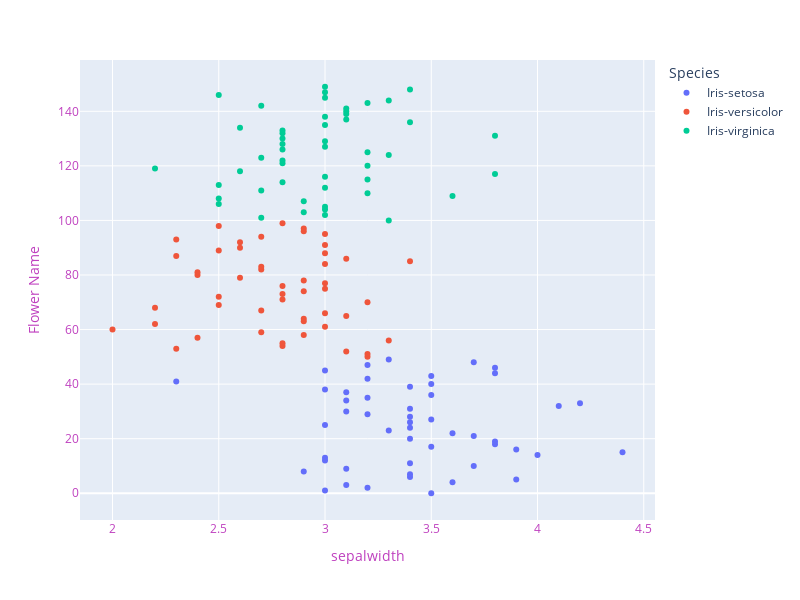

Notebook code cell kept with this figure:
### Code cell
fig = px.scatter(data_frame=iris, x='SepalWidthCm',color='Species')
fig.update_layout(width=800, height=600,
                  xaxis=dict(title='sepalwidth',color="#BF40BF"),
                 yaxis=dict(title="Flower Name",color="#BF40BF"))
fig.show()

### Figure 1 — Plotly figure (JSON) as saved in the notebook; plotly's stock layout.template omitted (floating-point values rounded to 4 significant figures)
{"data": [{"hovertemplate": "Species=Iris-setosa<br>SepalWidthCm=%{x}<br>index=%{y}<extra></extra>", "legendgroup": "Iris-setosa", "marker": {"color": "#636efa", "symbol": "circle"}, "mode": "markers", "name": "Iris-setosa", "orientation": "h", "showlegend": true, "type": "scatter", "x": [3.5, 3, 3.2, 3.1, 3.6, 3.9, 3.4, 3.4, 2.9, 3.1, 3.7, 3.4, 3, 3, 4, 4.4, 3.9, 3.5, 3.8, 3.8, 3.4, 3.7, 3.6, 3.3, 3.4, 3, 3.4, 3.5, 3.4, 3.2, 3.1, 3.4, 4.1, 4.2, 3.1, 3.2, 3.5, 3.1, 3, 3.4, 3.5, 2.3, 3.2, 3.5, 3.8, 3, 3.8, 3.2, 3.7, 3.3], "xaxis": "x", "y": [0, 1, 2, 3, 4, 5, 6, 7, 8, 9, 10, 11, 12, 13, 14, 15, 16, 17, 18, 19, 20, 21, 22, 23, 24, 25, 26, 27, 28, 29, 30, 31, 32, 33, 34, 35, 36, 37, 38, 39, 40, 41, 42, 43, 44, 45, 46, 47, 48, 49], "yaxis": "y"}, {"hovertemplate": "Species=Iris-versicolor<br>SepalWidthCm=%{x}<br>index=%{y}<extra></extra>", "legendgroup": "Iris-versicolor", "marker": {"color": "#EF553B", "symbol": "circle"}, "mode": "markers", "name": "Iris-versicolor", "orientation": "h", "showlegend": true, "type": "scatter", "x": [3.2, 3.2, 3.1, 2.3, 2.8, 2.8, 3.3, 2.4, 2.9, 2.7, 2, 3, 2.2, 2.9, 2.9, 3.1, 3, 2.7, 2.2, 2.5, 3.2, 2.8, 2.5, 2.8, 2.9, 3, 2.8, 3, 2.9, 2.6, 2.4, 2.4, 2.7, 2.7, 3, 3.4, 3.1, 2.3, 3, 2.5, 2.6, 3, 2.6, 2.3, 2.7, 3, 2.9, 2.9, 2.5, 2.8], "xaxis": "x", "y": [50, 51, 52, 53, 54, 55, 56, 57, 58, 59, 60, 61, 62, 63, 64, 65, 66, 67, 68, 69, 70, 71, 72, 73, 74, 75, 76, 77, 78, 79, 80, 81, 82, 83, 84, 85, 86, 87, 88, 89, 90, 91, 92, 93, 94, 95, 96, 97, 98, 99], "yaxis": "y"}, {"hovertemplate": "Species=Iris-virginica<br>SepalWidthCm=%{x}<br>index=%{y}<extra></extra>", "legendgroup": "Iris-virginica", "marker": {"color": "#00cc96", "symbol": "circle"}, "mode": "markers", "name": "Iris-virginica", "orientation": "h", "showlegend": true, "type": "scatter", "x": [3.3, 2.7, 3, 2.9, 3, 3, 2.5, 2.9, 2.5, 3.6, 3.2, 2.7, 3, 2.5, 2.8, 3.2, 3, 3.8, 2.6, 2.2, 3.2, 2.8, 2.8, 2.7, 3.3, 3.2, 2.8, 3, 2.8, 3, 2.8, 3.8, 2.8, 2.8, 2.6, 3, 3.4, 3.1, 3, 3.1, 3.1, 3.1, 2.7, 3.2, 3.3, 3, 2.5, 3, 3.4, 3], "xaxis": "x", "y": [100, 101, 102, 103, 104, 105, 106, 107, 108, 109, 110, 111, 112, 113, 114, 115, 116, 117, 118, 119, 120, 121, 122, 123, 124, 125, 126, 127, 128, 129, 130, 131, 132, 133, 134, 135, 136, 137, 138, 139, 140, 141, 142, 143, 144, 145, 146, 147, 148, 149], "yaxis": "y"}], "layout": {"height": 600, "legend": {"title": {"text": "Species"}, "tracegroupgap": 0}, "margin": {"t": 60}, "width": 800, "xaxis": {"anchor": "y", "color": "#BF40BF", "domain": [0, 1], "title": {"text": "sepalwidth"}}, "yaxis": {"anchor": "x", "color": "#BF40BF", "domain": [0, 1], "title": {"text": "Flower Name"}}}}
